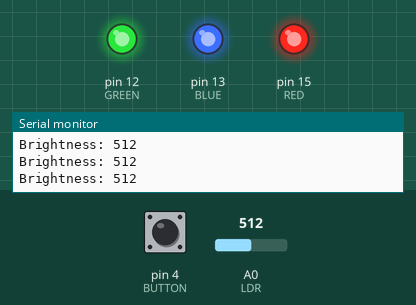
The sketch below on a simulated Arduino Uno, built with avr-gcc and run on an emulated ATmega328P. Shown: output pins drawn as LEDs (lit = HIGH), the last lines printed to the serial monitor. Inputs (shaded band) come from the test bench; at power-on: pin 4 (BUTTON) HIGH, A0 (LDR) = 512.

Above: at 1.2 s.
1.3 s: pin 4 (BUTTON) pulled LOW for 3.2 s
At 5.6 s:
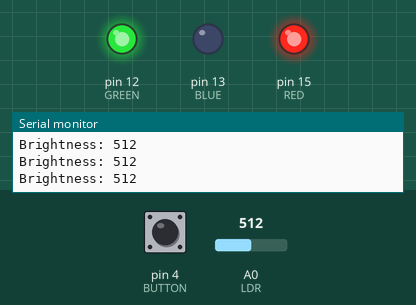
6.0 s: A0 (LDR) set to 136
7.5 s: A0 (LDR) set to 118
At 8.1 s:
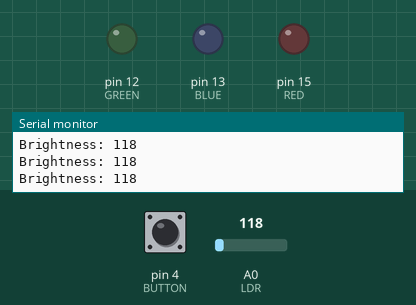
9.0 s: A0 (LDR) set to 306
At 9.5 s:
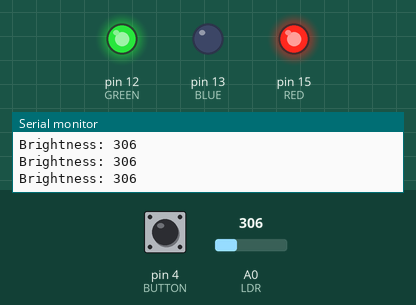
10.5 s: A0 (LDR) set to 122
At 10.9 s:
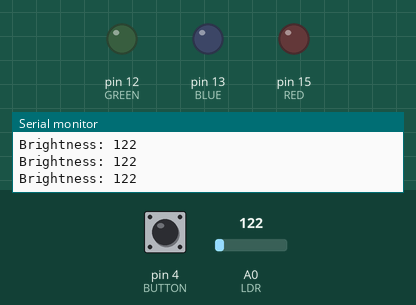
Timing chart, 0 to 13.0 s (numbered marks = the images above; inputs shaded):
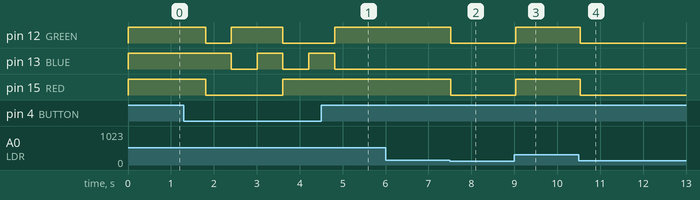

Measured:
- the behaviour switches between 128 and 127 on A0 (LDR) (found by bisection; images 1 and 2)
- after the input at 1.3 s, pin 12 (GREEN): HIGH → LOW after 0.51 s, → HIGH 0.60 s later, → LOW 1.2 s later, → HIGH 1.2 s later; pin 13 (BLUE): alternates HIGH for 0.60 s and LOW for 0.60 s, 5 changes in all, then stays LOW, starting after 1.1 s; pin 15 (RED): HIGH → LOW after 0.51 s, → HIGH 1.8 s later
- after the input at 7.5 s, pin 12 (GREEN), pin 15 (RED): HIGH → LOW at once
- after the input at 9.0 s, pin 12 (GREEN), pin 15 (RED): LOW → HIGH at once
- after the input at 10.5 s, pin 12 (GREEN), pin 15 (RED): HIGH → LOW at once

The sketch:

witty_test2.ino
```cpp
// intial sketch from https://github.com/amkuipers/witty
// other info from https://protosupplies.com/product/esp8266-witty-cloud-esp-12f-wifi-module/
// original implementation of Nicu FLORICA (niq_ro)


const int LDR = A0;
const int BUTTON = 4;
const int RED = 15;
const int GREEN = 12;
const int BLUE = 13;

int intensitate;
int culoare = 7;  // er = 1, ge = 1, be = 1
int er, ge, be;

void setup()
{
    Serial.begin(115200);

    pinMode(LDR, INPUT);
    pinMode(BUTTON, INPUT);
    pinMode(RED, OUTPUT);
    pinMode(GREEN, OUTPUT);
    pinMode(BLUE, OUTPUT);

    er = culoare / 4;
    ge = (culoare % 4 ) / 2;
    be = (culoare % 4 ) % 2;

}

void loop()
{
  int btn_Status = HIGH;  // define status of button

    intensitate = analogRead(LDR);

    btn_Status = digitalRead (BUTTON);  // Check status of button

  if (btn_Status == LOW) // Button pushed, so do something
   {
    culoare = culoare + 1;
    if (culoare > 7) culoare = 1;
    er = culoare / 4;
    ge = (culoare % 4 ) / 2;
    be = (culoare % 4 ) % 2;
    Serial.print("Colour: ");
    Serial.println(culoare);
    Serial.print(" -> R = ");
    Serial.print(er);
    Serial.print(" -> G = ");
    Serial.print(ge);
    Serial.print(" -> B = ");
    Serial.print(be);
    Serial.println("  !");
    delay(500);
   }

    Serial.print("Brightness: ");
    Serial.println(intensitate);

    analogWrite(RED, er * intensitate);
    analogWrite(GREEN, ge * intensitate);
    analogWrite(BLUE, be * intensitate);

  delay(100);
}  // end main loop
```
